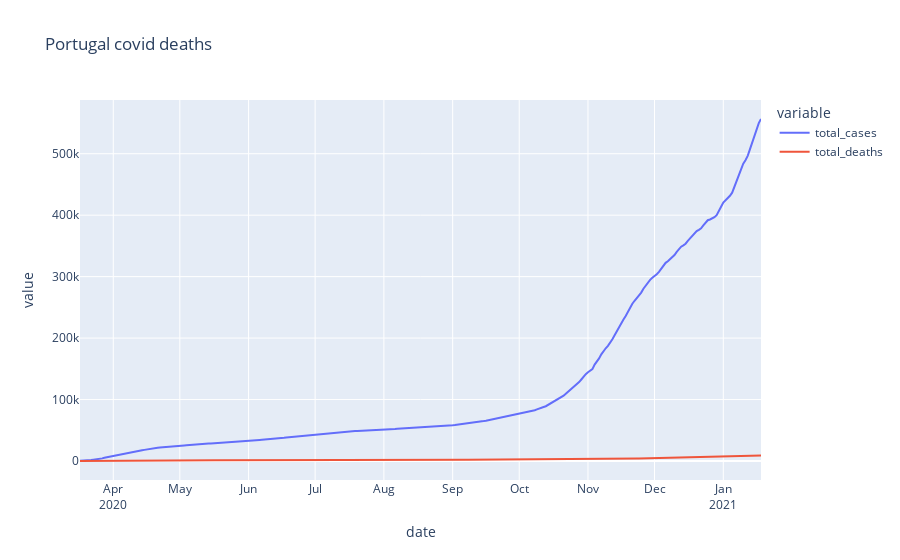

Write notebook code for a chart like this one.
### Code cell
fig=px.line(port_graph, x= port_graph['date'], y=port_graph.columns, title= 'Portugal covid deaths')
fig.update_xaxes(
    dtick="M1",
    tickformat="%b\n%Y")
fig.show()

### Figure 1 — Plotly figure (JSON) as saved in the notebook; plotly's stock layout.template omitted (floating-point values rounded to 4 significant figures; data arrays with more than 128 entries replaced by an {"elided": "..."} marker saying what was removed)
{"data": [{"hovertemplate": "variable=total_cases<br>date=%{x}<br>value=%{y}<extra></extra>", "legendgroup": "total_cases", "line": {"color": "#636efa", "dash": "solid"}, "mode": "lines", "name": "total_cases", "orientation": "v", "showlegend": true, "type": "scatter", "x": {"elided": "308 str values"}, "xaxis": "x", "y": {"elided": "308 int values"}, "yaxis": "y"}, {"hovertemplate": "variable=total_deaths<br>date=%{x}<br>value=%{y}<extra></extra>", "legendgroup": "total_deaths", "line": {"color": "#EF553B", "dash": "solid"}, "mode": "lines", "name": "total_deaths", "orientation": "v", "showlegend": true, "type": "scatter", "x": {"elided": "308 str values"}, "xaxis": "x", "y": {"elided": "308 int values"}, "yaxis": "y"}], "layout": {"legend": {"title": {"text": "variable"}, "tracegroupgap": 0}, "title": {"text": "Portugal covid deaths"}, "xaxis": {"anchor": "y", "domain": [0, 1], "dtick": "M1", "tickformat": "%b\n%Y", "title": {"text": "date"}}, "yaxis": {"anchor": "x", "domain": [0, 1], "title": {"text": "value"}}}}
